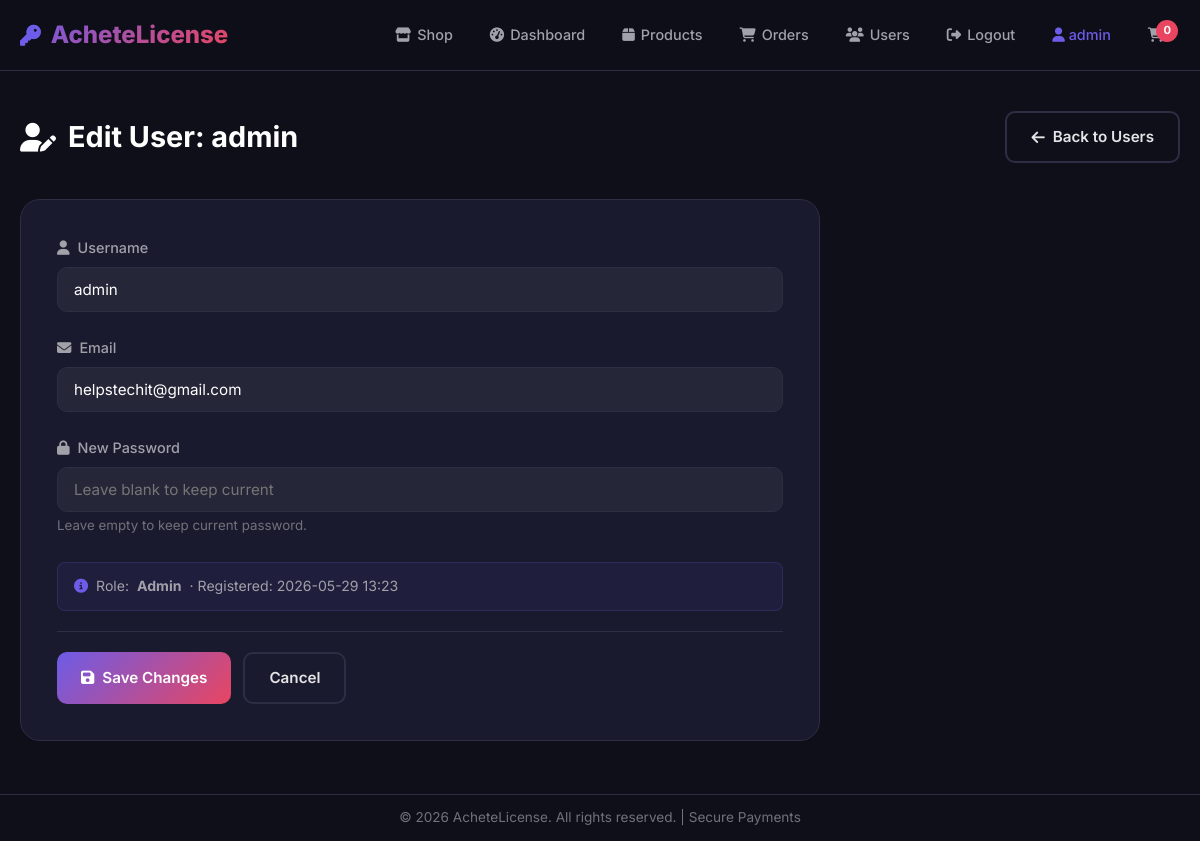
/admin/users/edit/1 (signed in), run on the app's committed database.
### models.py (models this page shows)
class User(UserMixin, db.Model):
    id = db.Column(db.Integer, primary_key=True)
    username = db.Column(db.String(80), unique=True, nullable=False)
    email = db.Column(db.String(120), unique=True, nullable=False)
    password = db.Column(db.String(200), nullable=False)
    is_admin = db.Column(db.Boolean, default=False)
    created_at = db.Column(db.DateTime, default=datetime.utcnow)
    orders = db.relationship('Order', backref='user', lazy=True)

### app.py (the view, shortened to what this page needs)
@app.route('/admin/users/edit/<int:id>', methods=['GET', 'POST'])
@login_required
def admin_edit_user(id):
    if not current_user.is_admin:
        abort(403)
    user = User.query.get_or_404(id)
    return render_template('admin/user_edit.html', user=user)

### app.py (called while the page is built, shortened)
@app.before_request
def initialize():
    global _app_initialized
    if _app_initialized:
        return

@app.context_processor
def inject_globals():
    return {
        'app_url': app.config['APP_URL'],
        'bank_info': {
            'holder': app.config['BANK_ACCOUNT_HOLDER'],
            'bank': app.config['BANK_NAME'],
            'rib': app.config['BANK_RIB'],
            'iban': app.config['BANK_IBAN'],
            'bic': app.config['BANK_BIC'],
            'email': app.config['BANK_EMAIL'],
        }
    }

@login_manager.user_loader
def load_user(user_id):
    return User.query.get(int(user_id))

### templates/admin/user_edit.html (shortened to what this page needs)
{% extends "base.html" %}
{% block content %}
<div class="admin-container">
    <div class="admin-header">
        <h1><i class="fas fa-user-edit"></i> Edit User: {{ user.username }}</h1>
        <a href="{{ url_for('admin_users') }}" class="btn btn-outline"><i class="fas fa-arrow-left"></i> Back to Users</a>
    </div>
    <div class="form-card">
        <form method="POST" class="admin-form">
            <div class="form-group">
                <label><i class="fas fa-user"></i> Username</label>
                <input type="text" name="username" value="{{ user.username }}" placeholder="Username">
            </div>
            <div class="form-group">
                <label><i class="fas fa-envelope"></i> Email</label>
                <input type="email" name="email" value="{{ user.email }}" placeholder="Email">
            </div>
            <div class="form-group">
                <label><i class="fas fa-lock"></i> New Password</label>
                <input type="password" name="password" placeholder="Leave blank to keep current">
                <small style="color:var(--text-muted);">Leave empty to keep current password.</small>
            </div>
            <div class="form-info" style="margin-bottom:20px;">
                <i class="fas fa-info-circle"></i>
                Role: {% if user.is_admin %}<strong>Admin</strong>{% else %}<strong>User</strong>{% endif %}
                &middot; Registered: {{ user.created_at.strftime('%Y-%m-%d %H:%M') }}
            </div>
            <div class="form-actions">
                <button type="submit" class="btn btn-primary"><i class="fas fa-save"></i> Save Changes</button>
                <a href="{{ url_for('admin_users') }}" class="btn btn-outline">Cancel</a>
            </div>
        </form>
    </div>
</div>
{% endblock %}

### templates/base.html (shortened to what this page needs)
<!DOCTYPE html>
<html lang="en">
<head>
    <link rel="stylesheet" href="{{ url_for('static', filename='css/style.css') }}">
    <link rel="stylesheet" href="https://cdnjs.cloudflare.com/ajax/libs/font-awesome/6.5.1/css/all.min.css">
</head>
<body>
    <nav class="navbar">
        <div class="nav-container">
            <a href="{{ url_for('index') }}" class="nav-logo">
                <i class="fas fa-key"></i> AcheteLicense
            </a>
            <div class="nav-menu">
                <a href="{{ url_for('shop') }}" class="nav-link"><i class="fas fa-store"></i> Shop</a>
                {% if current_user.is_authenticated %}
                    {% if current_user.is_admin %}
                        <a href="{{ url_for('admin_dashboard') }}" class="nav-link"><i class="fas fa-tachometer-alt"></i> Dashboard</a>
                        <a href="{{ url_for('admin_products') }}" class="nav-link"><i class="fas fa-box"></i> Products</a>
                        <a href="{{ url_for('admin_orders') }}" class="nav-link"><i class="fas fa-shopping-cart"></i> Orders</a>
                        <a href="{{ url_for('admin_users') }}" class="nav-link"><i class="fas fa-users"></i> Users</a>
                    {% else %}
                        <a href="{{ url_for('my_orders') }}" class="nav-link"><i class="fas fa-receipt"></i> My Orders</a>
                    {% endif %}
                    <a href="{{ url_for('logout') }}" class="nav-link"><i class="fas fa-sign-out-alt"></i> Logout</a>
                    <span class="nav-user"><i class="fas fa-user"></i> {{ current_user.username }}</span>
                {% else %}
                    <a href="{{ url_for('login') }}" class="nav-link"><i class="fas fa-sign-in-alt"></i> Login</a>
                    <a href="{{ url_for('register') }}" class="nav-link nav-register"><i class="fas fa-user-plus"></i> Register</a>
                {% endif %}
                <a href="{{ url_for('view_cart') }}" class="nav-link cart-link">
                    <span class="cart-badge" id="cartCount">0</span>
                </a>
            </div>
        </div>
    </nav>
    <main>
        {% block content %}{% endblock %}
    </main>
    <footer class="footer" style="position:fixed;bottom:0;left:0;right:0;padding:12px 0;text-align:center;background:var(--bg-dark);border-top:1px solid var(--border);z-index:100;">
        <p style="margin:0;font-size:0.85rem;color:var(--text-muted);">&copy; 2026 AcheteLicense. All rights reserved. | Secure Payments</p>
    </footer>
</body>
</html>

### static/css/style.css (style rules this page uses)
:root { --primary: #6c5ce7; --primary-dark: #5a4bd1; --secondary: #e94560; --accent: #00d2ff; --bg-dark: #0f0f1a; --bg-card: #1a1a2e; --bg-card-hover: #222240; --text-primary: #e4e4e7; --text-secondary: #a1a1aa; --text-muted: #71717a; --border: #2d2d44; --success: #22c55e; --warning: #f59e0b; --error: #ef4444; --gradient-1: linear-gradient(135deg, #6c5ce7, #e94560); --gradient-2: linear-gradient(135deg, #667eea, #764ba2); --gradient-3: linear-gradient(135deg, #f093fb, #f5576c); --shadow: 0 4px 20px rgba(0, 0, 0, 0.3); --shadow-lg: 0 10px 40px rgba(0, 0, 0, 0.4); --radius: 12px; --radius-lg: 20px; }
* { margin: 0; padding: 0; box-sizing: border-box; }
body { font-family: 'Inter', -apple-system, BlinkMacSystemFont, sans-serif; background: var(--bg-dark); color: var(--text-primary); line-height: 1.6; padding-bottom: 60px; min-height: 100vh; }
.navbar { background: rgba(15, 15, 26, 0.95); backdrop-filter: blur(20px); border-bottom: 1px solid var(--border); position: sticky; top: 0; z-index: 1000; padding: 0 20px; }
.nav-container { max-width: 1400px; margin: 0 auto; display: flex; align-items: center; justify-content: space-between; height: 70px; }
.nav-logo { font-size: 1.5rem; font-weight: 800; color: #fff; text-decoration: none; display: flex; align-items: center; gap: 10px; background: var(--gradient-1); -webkit-background-clip: text; -webkit-text-fill-color: transparent; }
.nav-logo i { -webkit-text-fill-color: var(--primary); font-size: 1.3rem; }
.nav-menu { display: flex; align-items: center; gap: 5px; }
.nav-link { color: var(--text-secondary); text-decoration: none; padding: 8px 16px; border-radius: 8px; font-size: 0.9rem; font-weight: 500; transition: all 0.3s; display: flex; align-items: center; gap: 6px; }
.nav-user { color: var(--primary); padding: 8px 16px; font-size: 0.9rem; font-weight: 500; }
.cart-link { position: relative; }
.cart-badge { background: var(--secondary); color: #fff; font-size: 0.7rem; font-weight: 700; padding: 2px 7px; border-radius: 50px; position: absolute; top: 0; right: 2px; min-width: 18px; text-align: center; }
.btn { display: inline-flex; align-items: center; gap: 8px; padding: 12px 24px; border-radius: 10px; font-size: 0.95rem; font-weight: 600; text-decoration: none; border: none; cursor: pointer; transition: all 0.3s; font-family: inherit; }
.btn-primary { background: var(--gradient-1); color: #fff; }
.btn-outline { background: transparent; color: var(--text-primary); border: 2px solid var(--border); }
.form-card { background: var(--bg-card); border: 1px solid var(--border); border-radius: var(--radius-lg); padding: 36px; max-width: 800px; }
.admin-form .form-group { margin-bottom: 24px; }
.admin-form label { display: flex; align-items: center; gap: 8px; color: var(--text-secondary); font-size: 0.9rem; margin-bottom: 8px; font-weight: 500; }
.admin-form input, .admin-form textarea, .admin-form select { width: 100%; padding: 12px 16px; background: rgba(255, 255, 255, 0.05); border: 1px solid var(--border); border-radius: 10px; color: #fff; font-size: 0.95rem; font-family: inherit; transition: border-color 0.3s; }
.form-actions { display: flex; gap: 12px; padding-top: 20px; border-top: 1px solid var(--border); }
.form-info { display: flex; align-items: center; gap: 8px; padding: 12px 16px; background: rgba(108, 92, 231, 0.08); border: 1px solid rgba(108, 92, 231, 0.2); border-radius: 8px; font-size: 0.88rem; color: var(--text-secondary); margin-top: 16px; }
.form-info i { color: var(--primary); }
.admin-container { max-width: 1400px; margin: 0 auto; padding: 40px 20px; }
.admin-header { display: flex; justify-content: space-between; align-items: center; margin-bottom: 36px; }
.admin-header h1 { font-size: 1.8rem; color: #fff; display: flex; align-items: center; gap: 12px; }

### data on the page
User: username "admin", email "helpstechit@gmail.com", created_at "2026-05-29 13:23"
